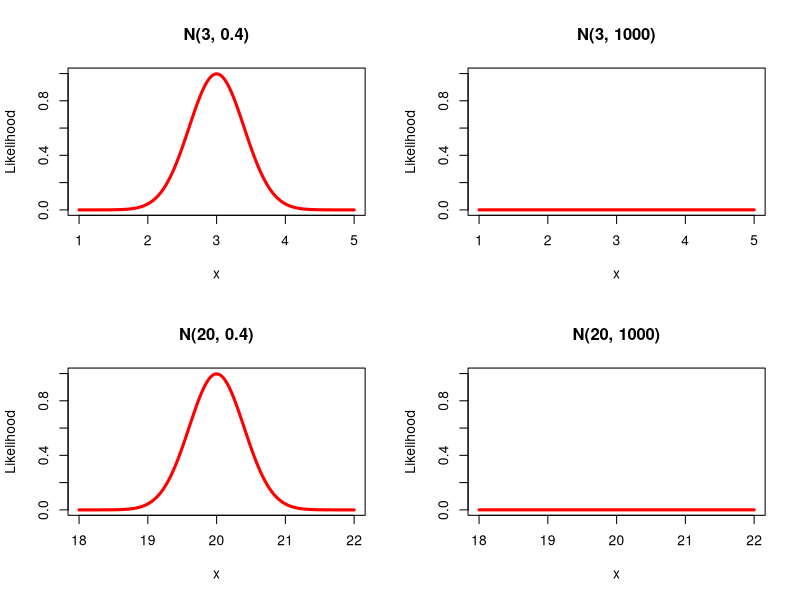

R code for this plot:
##############################
# Prior plots                #
##############################

# X-axis range
x1 <- seq(1, 5, length.out = 1000)
x2 <- seq(18, 22, length.out = 1000)

# Priors
prior1 <- dnorm(x1, 3, sd=0.4)
prior2 <- dnorm(x1, 3, sd=1000)
prior3 <- dnorm(x2, 20, sd=0.4)
prior4 <- dnorm(x2, 20, sd=1000)

# Plots
par(mfrow=c(2,2))
plot(x1, prior1, type= "l", ylab = "Likelihood", ylim = c(0,1), col= "red", lwd=3, main= "N(3, 0.4)", xlab= "x")
plot(x1, prior2, type= "l", ylab = "Likelihood", ylim = c(0,1), col= "red", lwd=3, main= "N(3, 1000)", xlab= "x")

plot(x2, prior3, type= "l", ylab = "Likelihood", ylim = c(0,1), col= "red", lwd=3, main= "N(20, 0.4)", xlab= "x")
plot(x2, prior4, type= "l", ylab = "Likelihood", ylim = c(0,1), col= "red", lwd=3, main= "N(20, 1000)", xlab= "x")
